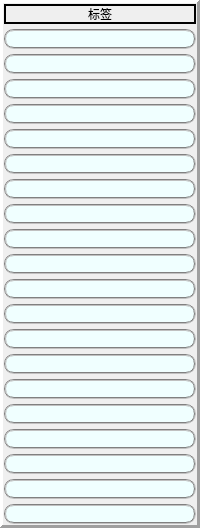
                                  <widget class="QFrame" name="frame_43">
                                   <property name="sizePolicy">
                                    <sizepolicy hsizetype="Expanding" vsizetype="Expanding">
                                     <horstretch>1</horstretch>
                                     <verstretch>0</verstretch>
                                    </sizepolicy>
                                   </property>
                                   <property name="maximumSize">
                                    <size>
                                     <width>16777215</width>
                                     <height>16777215</height>
                                    </size>
                                   </property>
                                   <property name="autoFillBackground">
                                    <bool>true</bool>
                                   </property>
                                   <property name="frameShape">
                                    <enum>QFrame::Panel</enum>
                                   </property>
                                   <property name="frameShadow">
                                    <enum>QFrame::Raised</enum>
                                   </property>
                                   <property name="lineWidth">
                                    <number>3</number>
                                   </property>
                                   <layout class="QVBoxLayout" name="verticalLayout_24">
                                    <property name="spacing">
                                     <number>5</number>
                                    </property>
                                    <property name="leftMargin">
                                     <number>1</number>
                                    </property>
                                    <property name="topMargin">
                                     <number>1</number>
                                    </property>
                                    <property name="rightMargin">
                                     <number>1</number>
                                    </property>
                                    <property name="bottomMargin">
                                     <number>1</number>
                                    </property>
                                    <item>
                                     <widget class="QLabel" name="label_14">
                                      <property name="sizePolicy">
                                       <sizepolicy hsizetype="Expanding" vsizetype="Expanding">
                                        <horstretch>0</horstretch>
                                        <verstretch>0</verstretch>
                                       </sizepolicy>
                                      </property>
                                      <property name="minimumSize">
                                       <size>
                                        <width>0</width>
                                        <height>20</height>
                                       </size>
                                      </property>
                                      <property name="maximumSize">
                                       <size>
                                        <width>16777215</width>
                                        <height>20</height>
                                       </size>
                                      </property>
                                      <property name="frameShape">
                                       <enum>QFrame::WinPanel</enum>
                                      </property>
                                      <property name="frameShadow">
                                       <enum>QFrame::Plain</enum>
                                      </property>
                                      <property name="text">
                                       <string>标签</string>
                                      </property>
                                      <property name="alignment">
                                       <set>Qt::AlignCenter</set>
                                      </property>
                                     </widget>
                                    </item>
                                    <item>
                                     <widget class="QLineEdit" name="s1">
                                      <property name="sizePolicy">
                                       <sizepolicy hsizetype="Expanding" vsizetype="Fixed">
                                        <horstretch>1</horstretch>
                                        <verstretch>0</verstretch>
                                       </sizepolicy>
                                      </property>
                                      <property name="styleSheet">
                                       <string notr="true">background: azure;
border: 2px solid gray;
border-radius: 10px;
border-style:groove;</string>
                                      </property>
                                     </widget>
                                    </item>
                                    <item>
                                     <widget class="QLineEdit" name="s2">
                                      <property name="sizePolicy">
                                       <sizepolicy hsizetype="Expanding" vsizetype="Fixed">
                                        <horstretch>1</horstretch>
                                        <verstretch>0</verstretch>
                                       </sizepolicy>
                                      </property>
                                      <property name="styleSheet">
                                       <string notr="true">background: azure;
border: 2px solid gray;
border-radius: 10px;
border-style:groove;</string>
                                      </property>
                                     </widget>
                                    </item>
                                    <item>
                                     <widget class="QLineEdit" name="s3">
                                      <property name="sizePolicy">
                                       <sizepolicy hsizetype="Expanding" vsizetype="Fixed">
                                        <horstretch>1</horstretch>
                                        <verstretch>0</verstretch>
                                       </sizepolicy>
                                      </property>
                                      <property name="styleSheet">
                                       <string notr="true">background: azure;
border: 2px solid gray;
border-radius: 10px;
border-style:groove;</string>
                                      </property>
                                     </widget>
                                    </item>
                                    <item>
                                     <widget class="QLineEdit" name="s4">
                                      <property name="sizePolicy">
                                       <sizepolicy hsizetype="Expanding" vsizetype="Fixed">
                                        <horstretch>1</horstretch>
                                        <verstretch>0</verstretch>
                                       </sizepolicy>
                                      </property>
                                      <property name="styleSheet">
                                       <string notr="true">background: azure;
border: 2px solid gray;
border-radius: 10px;
border-style:groove;</string>
                                      </property>
                                     </widget>
                                    </item>
                                    <item>
                                     <widget class="QLineEdit" name="s5">
                                      <property name="sizePolicy">
                                       <sizepolicy hsizetype="Expanding" vsizetype="Fixed">
                                        <horstretch>1</horstretch>
                                        <verstretch>0</verstretch>
                                       </sizepolicy>
                                      </property>
                                      <property name="styleSheet">
                                       <string notr="true">background: azure;
border: 2px solid gray;
border-radius: 10px;
border-style:groove;</string>
                                      </property>
                                     </widget>
                                    </item>
                                    <item>
                                     <widget class="QLineEdit" name="s6">
                                      <property name="sizePolicy">
                                       <sizepolicy hsizetype="Expanding" vsizetype="Fixed">
                                        <horstretch>1</horstretch>
                                        <verstretch>0</verstretch>
                                       </sizepolicy>
                                      </property>
                                      <property name="styleSheet">
                                       <string notr="true">background: azure;
border: 2px solid gray;
border-radius: 10px;
border-style:groove;</string>
                                      </property>
                                     </widget>
                                    </item>
                                    <item>
                                     <widget class="QLineEdit" name="s7">
                                      <property name="sizePolicy">
                                       <sizepolicy hsizetype="Expanding" vsizetype="Fixed">
                                        <horstretch>1</horstretch>
                                        <verstretch>0</verstretch>
                                       </sizepolicy>
                                      </property>
                                      <property name="styleSheet">
                                       <string notr="true">background: azure;
border: 2px solid gray;
border-radius: 10px;
border-style:groove;</string>
                                      </property>
                                     </widget>
                                    </item>
                                    <item>
                                     <widget class="QLineEdit" name="s8">
                                      <property name="sizePolicy">
                                       <sizepolicy hsizetype="Expanding" vsizetype="Fixed">
                                        <horstretch>1</horstretch>
                                        <verstretch>0</verstretch>
                                       </sizepolicy>
                                      </property>
                                      <property name="styleSheet">
                                       <string notr="true">background: azure;
border: 2px solid gray;
border-radius: 10px;
border-style:groove;</string>
                                      </property>
                                     </widget>
                                    </item>
                                    <item>
                                     <widget class="QLineEdit" name="s9">
                                      <property name="sizePolicy">
                                       <sizepolicy hsizetype="Expanding" vsizetype="Fixed">
                                        <horstretch>1</horstretch>
                                        <verstretch>0</verstretch>
                                       </sizepolicy>
                                      </property>
                                      <property name="styleSheet">
                                       <string notr="true">background: azure;
border: 2px solid gray;
border-radius: 10px;
border-style:groove;</string>
                                      </property>
                                     </widget>
                                    </item>
                                    <item>
                                     <widget class="QLineEdit" name="s10">
                                      <property name="sizePolicy">
                                       <sizepolicy hsizetype="Expanding" vsizetype="Fixed">
                                        <horstretch>1</horstretch>
                                        <verstretch>0</verstretch>
                                       </sizepolicy>
                                      </property>
                                      <property name="styleSheet">
                                       <string notr="true">background: azure;
border: 2px solid gray;
border-radius: 10px;
border-style:groove;</string>
                                      </property>
                                     </widget>
                                    </item>
                                    <item>
                                     <widget class="QLineEdit" name="s11">
                                      <property name="sizePolicy">
                                       <sizepolicy hsizetype="Expanding" vsizetype="Fixed">
                                        <horstretch>1</horstretch>
                                        <verstretch>0</verstretch>
                                       </sizepolicy>
                                      </property>
                                      <property name="styleSheet">
                                       <string notr="true">background: azure;
border: 2px solid gray;
border-radius: 10px;
border-style:groove;</string>
                                      </property>
                                     </widget>
                                    </item>
                                    <item>
                                     <widget class="QLineEdit" name="s12">
                                      <property name="sizePolicy">
                                       <sizepolicy hsizetype="Expanding" vsizetype="Fixed">
                                        <horstretch>1</horstretch>
                                        <verstretch>0</verstretch>
                                       </sizepolicy>
                                      </property>
                                      <property name="styleSheet">
                                       <string notr="true">background: azure;
border: 2px solid gray;
border-radius: 10px;
border-style:groove;</string>
                                      </property>
                                     </widget>
                                    </item>
                                    <item>
                                     <widget class="QLineEdit" name="s13">
                                      <property name="sizePolicy">
                                       <sizepolicy hsizetype="Expanding" vsizetype="Fixed">
                                        <horstretch>1</horstretch>
                                        <verstretch>0</verstretch>
                                       </sizepolicy>
                                      </property>
                                      <property name="styleSheet">
                                       <string notr="true">background: azure;
border: 2px solid gray;
border-radius: 10px;
border-style:groove;</string>
                                      </property>
                                     </widget>
                                    </item>
                                    <item>
                                     <widget class="QLineEdit" name="s14">
                                      <property name="sizePolicy">
                                       <sizepolicy hsizetype="Expanding" vsizetype="Fixed">
                                        <horstretch>1</horstretch>
                                        <verstretch>0</verstretch>
                                       </sizepolicy>
                                      </property>
                                      <property name="styleSheet">
                                       <string notr="true">background: azure;
border: 2px solid gray;
border-radius: 10px;
border-style:groove;</string>
                                      </property>
                                     </widget>
                                    </item>
                                    <item>
                                     <widget class="QLineEdit" name="s15">
                                      <property name="sizePolicy">
                                       <sizepolicy hsizetype="Expanding" vsizetype="Fixed">
                                        <horstretch>1</horstretch>
                                        <verstretch>0</verstretch>
                                       </sizepolicy>
                                      </property>
                                      <property name="styleSheet">
                                       <string notr="true">background: azure;
border: 2px solid gray;
border-radius: 10px;
border-style:groove;</string>
                                      </property>
                                     </widget>
                                    </item>
                                    <item>
                                     <widget class="QLineEdit" name="s16">
                                      <property name="sizePolicy">
                                       <sizepolicy hsizetype="Expanding" vsizetype="Fixed">
                                        <horstretch>1</horstretch>
                                        <verstretch>0</verstretch>
                                       </sizepolicy>
                                      </property>
                                      <property name="styleSheet">
                                       <string notr="true">background: azure;
border: 2px solid gray;
border-radius: 10px;
border-style:groove;</string>
                                      </property>
                                     </widget>
                                    </item>
                                    <item>
                                     <widget class="QLineEdit" name="s17">
                                      <property name="sizePolicy">
                                       <sizepolicy hsizetype="Expanding" vsizetype="Fixed">
                                        <horstretch>1</horstretch>
                                        <verstretch>0</verstretch>
                                       </sizepolicy>
                                      </property>
                                      <property name="styleSheet">
                                       <string notr="true">background: azure;
border: 2px solid gray;
border-radius: 10px;
border-style:groove;</string>
                                      </property>
                                     </widget>
                                    </item>
                                    <item>
                                     <widget class="QLineEdit" name="s18">
                                      <property name="sizePolicy">
                                       <sizepolicy hsizetype="Expanding" vsizetype="Fixed">
                                        <horstretch>1</horstretch>
                                        <verstretch>0</verstretch>
                                       </sizepolicy>
                                      </property>
                                      <property name="styleSheet">
                                       <string notr="true">background: azure;
border: 2px solid gray;
border-radius: 10px;
border-style:groove;</string>
                                      </property>
                                     </widget>
                                    </item>
                                    <item>
                                     <widget class="QLineEdit" name="s19">
                                      <property name="sizePolicy">
                                       <sizepolicy hsizetype="Expanding" vsizetype="Fixed">
                                        <horstretch>1</horstretch>
                                        <verstretch>0</verstretch>
                                       </sizepolicy>
                                      </property>
                                      <property name="styleSheet">
                                       <string notr="true">background: azure;
border: 2px solid gray;
border-radius: 10px;
border-style:groove;</string>
                                      </property>
                                     </widget>
                                    </item>
                                    <item>
                                     <widget class="QLineEdit" name="s20">
                                      <property name="sizePolicy">
                                       <sizepolicy hsizetype="Expanding" vsizetype="Fixed">
                                        <horstretch>1</horstretch>
                                        <verstretch>0</verstretch>
                                       </sizepolicy>
                                      </property>
                                      <property name="styleSheet">
                                       <string notr="true">background: azure;
border: 2px solid gray;
border-radius: 10px;
border-style:groove;</string>
                                      </property>
                                     </widget>
                                    </item>
                                   </layout>
                                  </widget>
